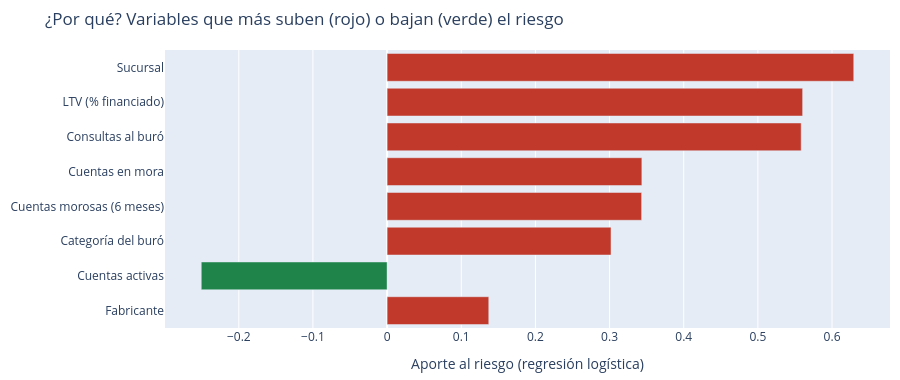

The notebook cell saved with this chart:
### Code cell
resultado, figura = a.evaluar_cliente(1, *casos["Alto riesgo (joven, LTV 95 %, buró muy alto, mora)"])
figura   # explicación: variables que más suben o bajan el riesgo

### Figure 1 — Plotly figure (JSON) as saved in the notebook; plotly's stock layout.template omitted (floating-point values rounded to 4 significant figures)
{"data": [{"marker": {"color": ["#C0392B", "#1E8449", "#C0392B", "#C0392B", "#C0392B", "#C0392B", "#C0392B", "#C0392B"]}, "orientation": "h", "type": "bar", "x": [0.1371, -0.2506, 0.302, 0.3432, 0.3435, 0.5584, 0.5604, 0.6293], "y": ["Fabricante", "Cuentas activas", "Categoría del buró", "Cuentas morosas (6 meses)", "Cuentas en mora", "Consultas al buró", "LTV (% financiado)", "Sucursal"]}], "layout": {"height": 380, "margin": {"b": 10, "l": 10, "r": 10, "t": 50}, "title": {"text": "¿Por qué? Variables que más suben (rojo) o bajan (verde) el riesgo"}, "xaxis": {"title": {"text": "Aporte al riesgo (regresión logística)"}}}}
